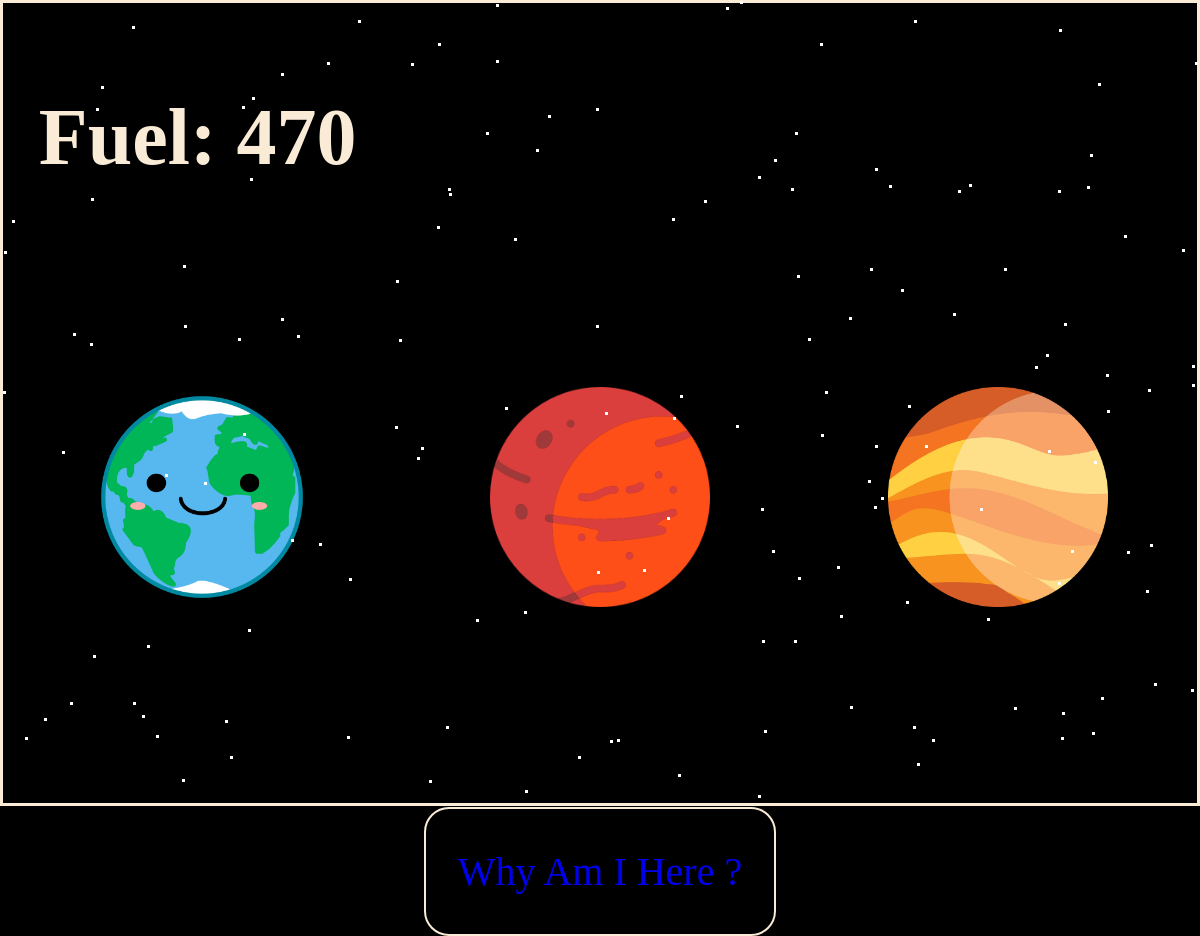
The app's page /level, older data.
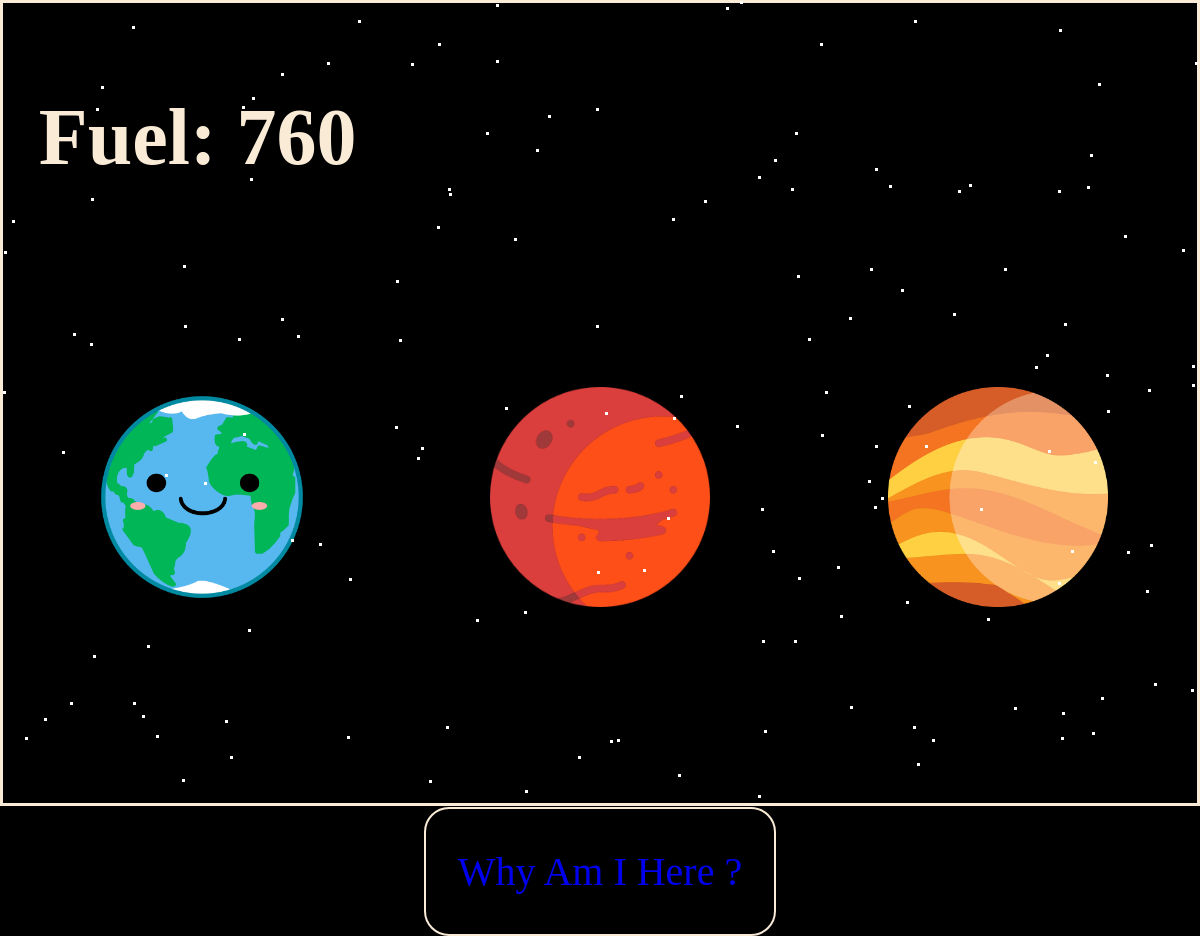
The same page, newer data.
### tables this page shows
CREATE TABLE accounts (
    id INTEGER PRIMARY KEY,
    username TEXT UNIQUE NOT NULL,
    password TEXT NOT NULL,
    fuel INTEGER DEFAULT 0,
    planet TEXT NOT NULL
);

### app.py (the view)
@app.route("/level")
def level():
    return render_template("level.html")

### app.py (called while the page is built)
@app.context_processor
def inject_user():
    db = g._database = sqlite3.connect(profile_db)
    db.row_factory = sqlite3.Row
    cursor = db.cursor()
    cursor.execute("""SELECT * FROM
                    accounts
                    WHERE username = ?""", ('stanley',))
    account_details = cursor.fetchone()
    print(account_details)
    return {'account': account_details}

### templates/level.html
{% extends "layout.html" %}
{% block body %}
<div id="fuel-container">
    <h1 id="fuel-number">Fuel: {{ account["fuel"] }}</h1>
</div>
<div id="circle-container">
    <div class="circle" id="circle1"><button class="planet-btn" data-planet="1">Earth</button></div>
    <div class="circle" id="circle2"><button class="planet-btn" data-planet="2">Mars</button></div>
    <div class="circle" id="circle3"><button class="planet-btn" data-planet="3">Jupiter</button></div>
</div>
<div class="homeBtn">
    <a class="btn" href="{{ url_for('home') }}">Why Am I Here&nbsp;?</a>
</div>
{% endblock %}

### templates/layout.html (shortened to what this page needs)
<!DOCTYPE html>
<html lang="en">
    <head>
        <link rel="stylesheet" href="static/styles.css">
    </head>
    <body>
        <div class="content-wrap">
            {% block body %}{% endblock %}
        </div>
    </body>
</html>

### static/styles.css (style rules this page uses)
body { height: 100%; background-color: black; margin: 0; overflow: hidden; display: flex; flex-direction: column; font-family: Comic Sans MS; font-size: 2.5em; color: antiquewhite; border: 3px solid antiquewhite; overflow-y: scroll; }
.content-wrap { height: 100vh; overflow-y: scroll; flex: 1 0 auto; display: flex; flex-direction: column; }
.btn { width: 45%; height: 200px; margin-top: 50px; font-size: 1.5em; border: antiquewhite solid 2px; border-radius: 25px; text-decoration: none; padding: 25px; display: flex; align-items: center; justify-content: center; }
#fuel-container { margin-top: 3%; margin-left: 3%; }
.homeBtn { display: flex; justify-content: center; margin-top: 150px; }
.homeBtn .btn { width: 25%; height: 75px; font-size: 1.0em; }
#circle-container { display: flex; justify-content: space-around; margin-top: 150px; }
.circle { width: 220px; height: 220px; display: flex; align-items: center; justify-content: center; }
.planet-btn { width: 220px; height: 220px; display: inline-block; padding: 0; border: none; background-size: cover; background-position: center; background-color: transparent; border: none; color: transparent; }
.planet-btn { background-size: cover; }
#circle1 .planet-btn { background-image: url('images/earth.png'); }
#circle2 .planet-btn { background-image: url('images/mars.png'); }
#circle3 .planet-btn { background-image: url('images/jupiter.png'); }

Row changes from the older to the newer data that the page shows:
changed accounts: fuel "470" → "760"
